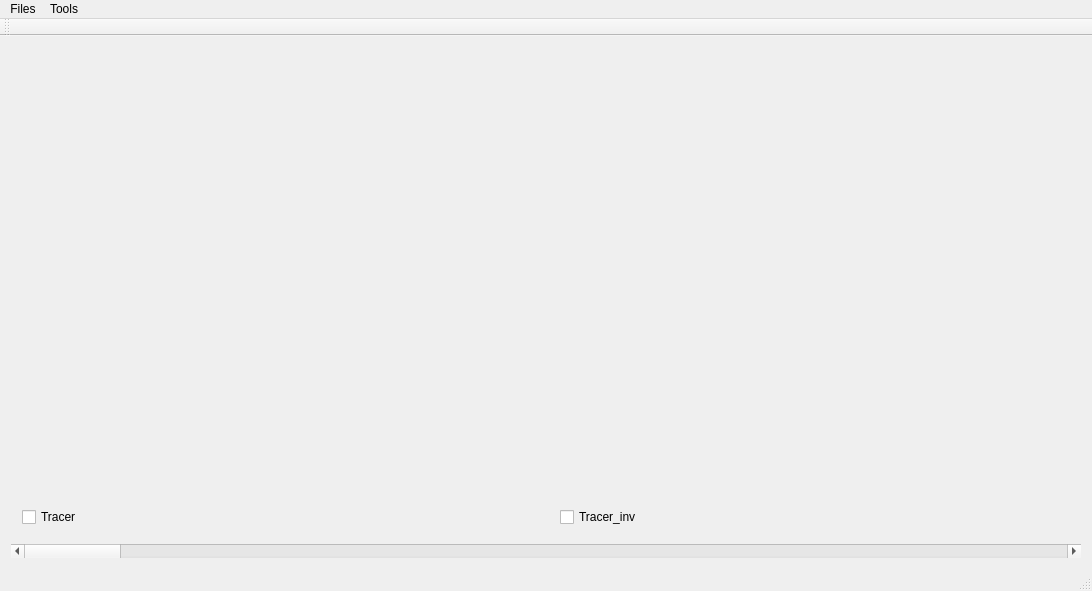
<?xml version="1.0" encoding="UTF-8"?>
<ui version="4.0">
 <class>MainWindow</class>
 <widget class="QMainWindow" name="MainWindow">
  <property name="geometry">
   <rect>
    <x>0</x>
    <y>0</y>
    <width>1092</width>
    <height>591</height>
   </rect>
  </property>
  <property name="windowTitle">
   <string>MainWindow</string>
  </property>
  <widget class="QWidget" name="centralWidget">
   <property name="enabled">
    <bool>true</bool>
   </property>
   <layout class="QGridLayout" name="gridLayout">
    <item row="0" column="0">
     <widget class="QVTKWidget" name="left" native="true">
      <layout class="QVBoxLayout" name="verticalLayout" stretch="0,0">
       <item>
        <spacer name="verticalSpacer">
         <property name="orientation">
          <enum>Qt::Vertical</enum>
         </property>
         <property name="sizeHint" stdset="0">
          <size>
           <width>20</width>
           <height>40</height>
          </size>
         </property>
        </spacer>
       </item>
       <item>
        <widget class="QCheckBox" name="tracer">
         <property name="autoFillBackground">
          <bool>true</bool>
         </property>
         <property name="text">
          <string>Tracer</string>
         </property>
        </widget>
       </item>
      </layout>
      <zorder>tracer</zorder>
      <zorder>verticalSpacer</zorder>
     </widget>
    </item>
    <item row="0" column="1">
     <widget class="QVTKWidget" name="right" native="true">
      <layout class="QVBoxLayout" name="verticalLayout_2">
       <item>
        <spacer name="verticalSpacer_2">
         <property name="orientation">
          <enum>Qt::Vertical</enum>
         </property>
         <property name="sizeHint" stdset="0">
          <size>
           <width>20</width>
           <height>40</height>
          </size>
         </property>
        </spacer>
       </item>
       <item>
        <widget class="QCheckBox" name="tracer_r">
         <property name="autoFillBackground">
          <bool>true</bool>
         </property>
         <property name="text">
          <string>Tracer_inv</string>
         </property>
        </widget>
       </item>
      </layout>
     </widget>
    </item>
    <item row="1" column="0" colspan="2">
     <widget class="QScrollBar" name="horizontalScrollBar">
      <property name="orientation">
       <enum>Qt::Horizontal</enum>
      </property>
     </widget>
    </item>
   </layout>
  </widget>
  <widget class="QMenuBar" name="menuBar">
   <property name="geometry">
    <rect>
     <x>0</x>
     <y>0</y>
     <width>1092</width>
     <height>20</height>
    </rect>
   </property>
   <widget class="QMenu" name="menuFiles">
    <property name="title">
     <string>Files</string>
    </property>
    <addaction name="actionNew_file"/>
    <addaction name="action_Load_Deformed_Surface"/>
    <addaction name="action_Load_Centerlines"/>
   </widget>
   <widget class="QMenu" name="menuTools">
    <property name="title">
     <string>Tools</string>
    </property>
    <addaction name="actionLoad_Centerline"/>
    <addaction name="action_Deform_Colon"/>
   </widget>
   <addaction name="menuFiles"/>
   <addaction name="menuTools"/>
  </widget>
  <widget class="QToolBar" name="mainToolBar">
   <attribute name="toolBarArea">
    <enum>TopToolBarArea</enum>
   </attribute>
   <attribute name="toolBarBreak">
    <bool>false</bool>
   </attribute>
  </widget>
  <widget class="QStatusBar" name="statusBar"/>
  <action name="actionNew_file">
   <property name="text">
    <string>&amp;New file</string>
   </property>
  </action>
  <action name="actionLoad_Centerline">
   <property name="text">
    <string>&amp;Load Centerline</string>
   </property>
  </action>
  <action name="action_Deform_Colon">
   <property name="text">
    <string>&amp;Deform Colon</string>
   </property>
  </action>
  <action name="action_Load_Deformed_Surface">
   <property name="text">
    <string>&amp;Load Deformed Surface</string>
   </property>
  </action>
  <action name="action_Load_Centerlines">
   <property name="text">
    <string>&amp;Load Centerlines</string>
   </property>
  </action>
 </widget>
 <layoutdefault spacing="6" margin="11"/>
 <customwidgets>
  <customwidget>
   <class>QVTKWidget</class>
   <extends>QWidget</extends>
   <header location="global">QVTKWidget.h</header>
   <container>1</container>
  </customwidget>
 </customwidgets>
 <resources/>
 <connections/>
</ui>
